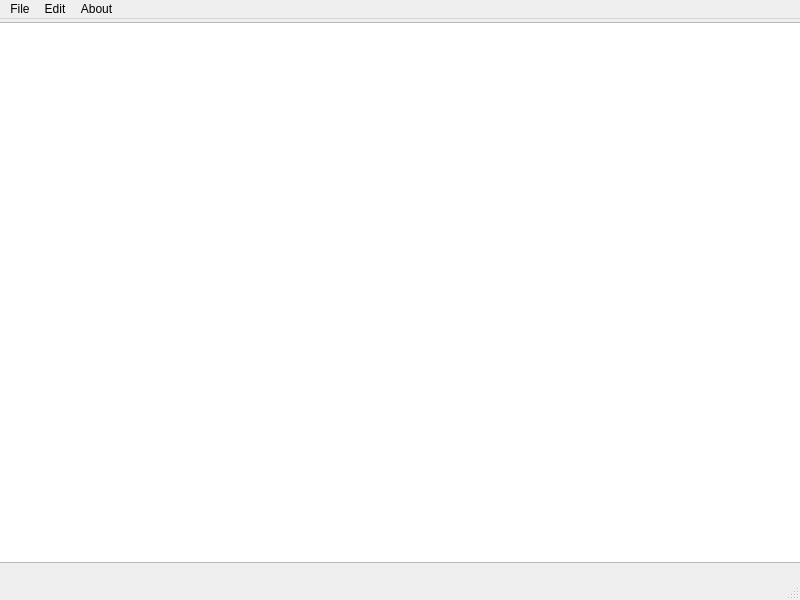
<?xml version="1.0" encoding="UTF-8"?>
<ui version="4.0">
 <class>MainWindow</class>
 <widget class="QMainWindow" name="MainWindow">
  <property name="geometry">
   <rect>
    <x>0</x>
    <y>0</y>
    <width>800</width>
    <height>600</height>
   </rect>
  </property>
  <property name="windowTitle">
   <string>MainWindow</string>
  </property>
  <widget class="QWidget" name="centralwidget">
   <widget class="QTextEdit" name="textEdit">
    <property name="geometry">
     <rect>
      <x>-7</x>
      <y>3</y>
      <width>811</width>
      <height>541</height>
     </rect>
    </property>
   </widget>
  </widget>
  <widget class="QMenuBar" name="menubar">
   <property name="geometry">
    <rect>
     <x>0</x>
     <y>0</y>
     <width>800</width>
     <height>24</height>
    </rect>
   </property>
   <widget class="QMenu" name="menuEdit">
    <property name="title">
     <string>Edit</string>
    </property>
    <addaction name="actionCut"/>
    <addaction name="actionCopy"/>
    <addaction name="actionPaste"/>
    <addaction name="actionRedo"/>
    <addaction name="actionUndo"/>
   </widget>
   <widget class="QMenu" name="menuAbout">
    <property name="title">
     <string>About</string>
    </property>
    <addaction name="actionAbout"/>
   </widget>
   <widget class="QMenu" name="menuFile">
    <property name="title">
     <string>File</string>
    </property>
    <addaction name="actionNew"/>
    <addaction name="actionOpen"/>
    <addaction name="actionSave"/>
    <addaction name="actionSave_as"/>
   </widget>
   <addaction name="menuFile"/>
   <addaction name="menuEdit"/>
   <addaction name="menuAbout"/>
  </widget>
  <widget class="QStatusBar" name="statusbar"/>
  <action name="actionNew">
   <property name="text">
    <string>New</string>
   </property>
  </action>
  <action name="actionOpen">
   <property name="text">
    <string>Open</string>
   </property>
  </action>
  <action name="actionSave">
   <property name="text">
    <string>Save</string>
   </property>
  </action>
  <action name="actionSave_as">
   <property name="text">
    <string>Save as</string>
   </property>
  </action>
  <action name="actionCut">
   <property name="text">
    <string>Cut</string>
   </property>
  </action>
  <action name="actionCopy">
   <property name="text">
    <string>Copy</string>
   </property>
  </action>
  <action name="actionPaste">
   <property name="text">
    <string>Paste</string>
   </property>
  </action>
  <action name="actionRedo">
   <property name="text">
    <string>Redo</string>
   </property>
  </action>
  <action name="actionUndo">
   <property name="text">
    <string>Undo</string>
   </property>
  </action>
  <action name="actionAbout">
   <property name="text">
    <string>About</string>
   </property>
  </action>
 </widget>
 <resources/>
 <connections/>
</ui>
